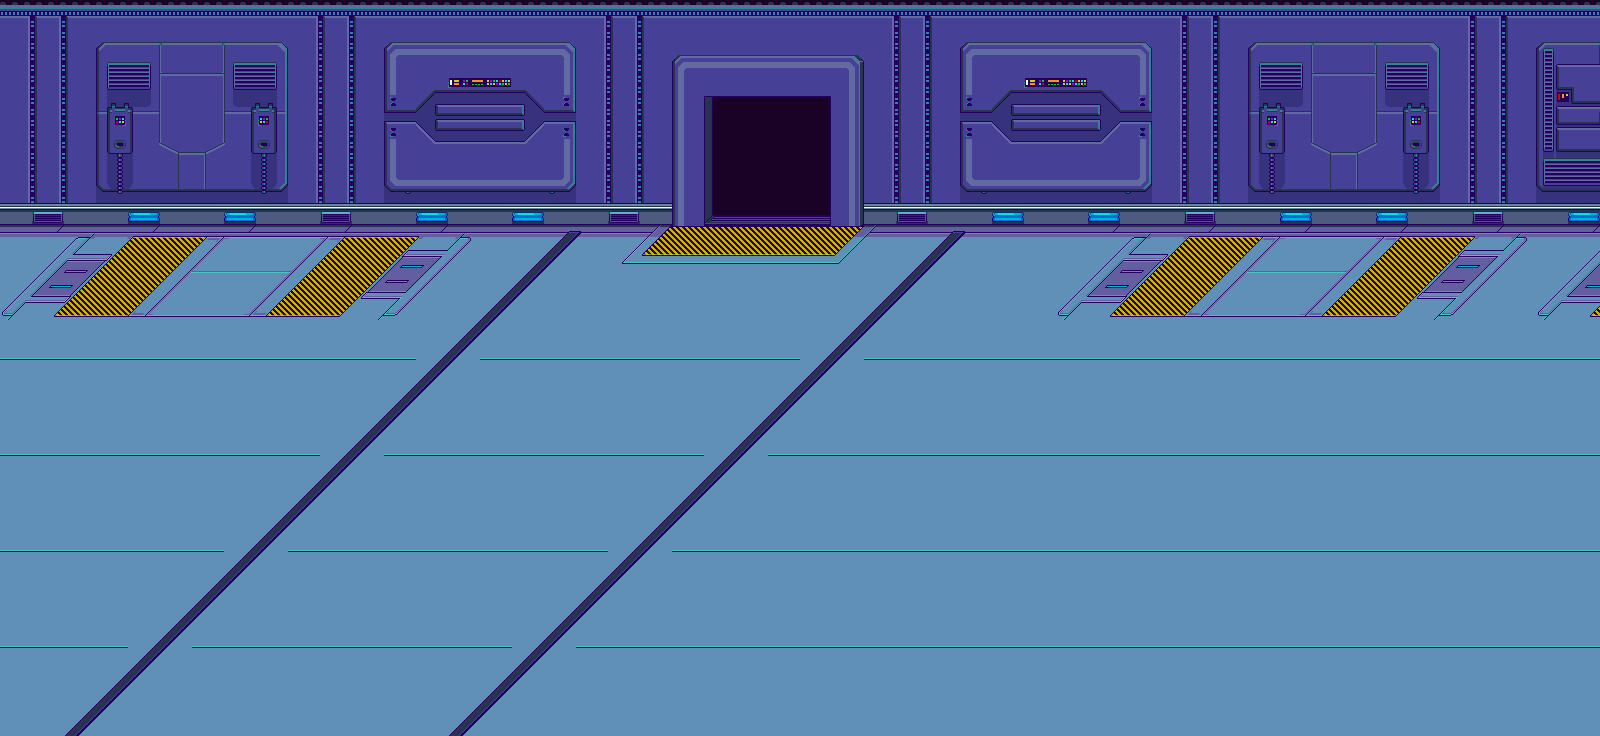

A 2D game scene composited from a Tiled map and its tileset images. What follows is a short description and the map's XML, with each tile layer's data collapsed to a summary:
An orthogonal 50x23 tile map with 32x32 px tiles, 2 tile layers (Floor, Wall).

<map version="1.0" orientation="orthogonal" width="50" height="23" tilewidth="32" tileheight="32">
 <tileset firstgid="1" name="pd_tiles" tilewidth="32" tileheight="32">
  <image source="pd_tiles.png" width="1024" height="512" />
 </tileset>
 <layer name="Floor" width="50" height="23">
  <data>[1150 cells, 850 non-empty, 89 distinct tile ids]</data>
 </layer>
 <layer name="Wall" width="50" height="23">
  <data>[1150 cells, 350 non-empty, 144 distinct tile ids]</data>
 </layer>
</map>
